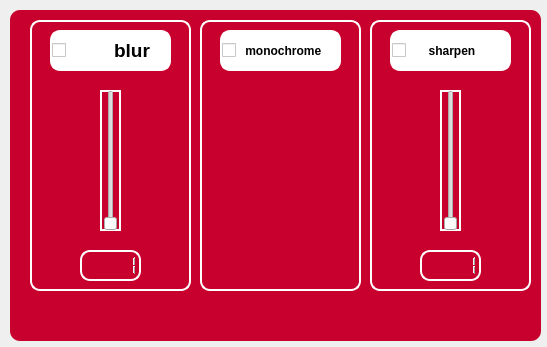
<?xml version="1.0" encoding="UTF-8"?>
<ui version="4.0">
 <class>Form</class>
 <widget class="QWidget" name="Form">
  <property name="geometry">
   <rect>
    <x>0</x>
    <y>0</y>
    <width>547</width>
    <height>347</height>
   </rect>
  </property>
  <property name="windowTitle">
   <string>Form</string>
  </property>
  <widget class="QFrame" name="frame">
   <property name="geometry">
    <rect>
     <x>10</x>
     <y>10</y>
     <width>531</width>
     <height>331</height>
    </rect>
   </property>
   <property name="styleSheet">
    <string notr="true">QFrame{
background: rgb(200, 0, 45);
opacity: 3;
border-radius: 10px;
}</string>
   </property>
   <property name="frameShape">
    <enum>QFrame::StyledPanel</enum>
   </property>
   <property name="frameShadow">
    <enum>QFrame::Raised</enum>
   </property>
   <widget class="QFrame" name="frame_2">
    <property name="geometry">
     <rect>
      <x>20</x>
      <y>10</y>
      <width>161</width>
      <height>271</height>
     </rect>
    </property>
    <property name="styleSheet">
     <string notr="true">    border: 2px solid #fff; /* Белая рамка */</string>
    </property>
    <property name="frameShape">
     <enum>QFrame::StyledPanel</enum>
    </property>
    <property name="frameShadow">
     <enum>QFrame::Raised</enum>
    </property>
    <widget class="QCheckBox" name="blur">
     <property name="geometry">
      <rect>
       <x>20</x>
       <y>10</y>
       <width>121</width>
       <height>41</height>
      </rect>
     </property>
     <property name="font">
      <font>
       <pointsize>14</pointsize>
       <weight>75</weight>
       <bold>true</bold>
      </font>
     </property>
     <property name="styleSheet">
      <string notr="true">background: white;
    border-radius: 10px;</string>
     </property>
     <property name="text">
      <string>        blur</string>
     </property>
    </widget>
    <widget class="QSlider" name="slider_blur">
     <property name="geometry">
      <rect>
       <x>70</x>
       <y>70</y>
       <width>21</width>
       <height>141</height>
      </rect>
     </property>
     <property name="styleSheet">
      <string notr="true"/>
     </property>
     <property name="minimum">
      <number>1</number>
     </property>
     <property name="maximum">
      <number>100</number>
     </property>
     <property name="singleStep">
      <number>0</number>
     </property>
     <property name="orientation">
      <enum>Qt::Vertical</enum>
     </property>
    </widget>
    <widget class="QLCDNumber" name="lcdNumber_blur">
     <property name="geometry">
      <rect>
       <x>50</x>
       <y>230</y>
       <width>61</width>
       <height>31</height>
      </rect>
     </property>
     <property name="intValue" stdset="0">
      <number>1</number>
     </property>
    </widget>
   </widget>
   <widget class="QFrame" name="frame_3">
    <property name="geometry">
     <rect>
      <x>190</x>
      <y>10</y>
      <width>161</width>
      <height>271</height>
     </rect>
    </property>
    <property name="styleSheet">
     <string notr="true">    border: 2px solid #fff; /* Белая рамка */</string>
    </property>
    <property name="frameShape">
     <enum>QFrame::StyledPanel</enum>
    </property>
    <property name="frameShadow">
     <enum>QFrame::Raised</enum>
    </property>
    <widget class="QCheckBox" name="monochrome">
     <property name="geometry">
      <rect>
       <x>20</x>
       <y>10</y>
       <width>121</width>
       <height>41</height>
      </rect>
     </property>
     <property name="font">
      <font>
       <weight>75</weight>
       <bold>true</bold>
      </font>
     </property>
     <property name="styleSheet">
      <string notr="true">background: white;
    border-radius: 10px;</string>
     </property>
     <property name="text">
      <string> monochrome</string>
     </property>
    </widget>
   </widget>
   <widget class="QFrame" name="frame_4">
    <property name="geometry">
     <rect>
      <x>360</x>
      <y>10</y>
      <width>161</width>
      <height>271</height>
     </rect>
    </property>
    <property name="styleSheet">
     <string notr="true">    border: 2px solid #fff; /* Белая рамка */</string>
    </property>
    <property name="frameShape">
     <enum>QFrame::StyledPanel</enum>
    </property>
    <property name="frameShadow">
     <enum>QFrame::Raised</enum>
    </property>
    <widget class="QCheckBox" name="sharpen">
     <property name="geometry">
      <rect>
       <x>20</x>
       <y>10</y>
       <width>121</width>
       <height>41</height>
      </rect>
     </property>
     <property name="font">
      <font>
       <weight>75</weight>
       <bold>true</bold>
      </font>
     </property>
     <property name="styleSheet">
      <string notr="true">background: white;
    border-radius: 10px;</string>
     </property>
     <property name="text">
      <string>     sharpen</string>
     </property>
    </widget>
    <widget class="QSlider" name="slider_sharpen">
     <property name="geometry">
      <rect>
       <x>70</x>
       <y>70</y>
       <width>21</width>
       <height>141</height>
      </rect>
     </property>
     <property name="styleSheet">
      <string notr="true"/>
     </property>
     <property name="minimum">
      <number>1</number>
     </property>
     <property name="maximum">
      <number>100</number>
     </property>
     <property name="singleStep">
      <number>1</number>
     </property>
     <property name="orientation">
      <enum>Qt::Vertical</enum>
     </property>
    </widget>
    <widget class="QLCDNumber" name="lcdNumber_sharpen">
     <property name="geometry">
      <rect>
       <x>50</x>
       <y>230</y>
       <width>61</width>
       <height>31</height>
      </rect>
     </property>
     <property name="intValue" stdset="0">
      <number>1</number>
     </property>
    </widget>
   </widget>
   <widget class="QPushButton" name="accept_btn">
    <property name="geometry">
     <rect>
      <x>250</x>
      <y>290</y>
      <width>41</width>
      <height>31</height>
     </rect>
    </property>
    <property name="styleSheet">
     <string notr="true">border-radius: 15px;
background: rgb(200, 0, 45);</string>
    </property>
    <property name="text">
     <string/>
    </property>
    <property name="iconSize">
     <size>
      <width>30</width>
      <height>30</height>
     </size>
    </property>
   </widget>
   <zorder>frame_4</zorder>
   <zorder>frame_3</zorder>
   <zorder>frame_2</zorder>
   <zorder>accept_btn</zorder>
  </widget>
 </widget>
 <resources/>
 <connections/>
</ui>
